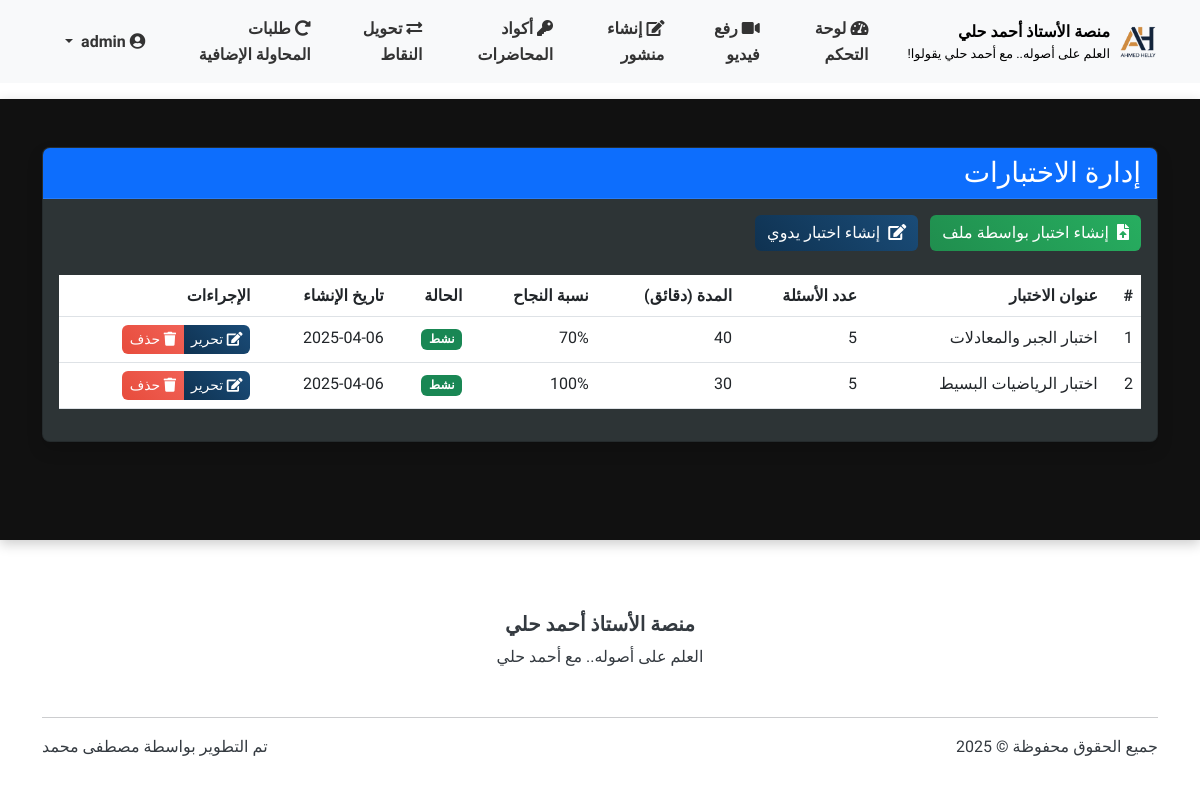
Screenshot of /admin/tests (signed in) with the database file from the repository.
### models.py (models this page shows, shortened)
class User(UserMixin, db.Model):
    __tablename__ = 'users'
    id = db.Column(db.Integer, primary_key=True)
    username = db.Column(db.String(64), unique=True, nullable=False)
    full_name = db.Column(db.String(100), nullable=True)  # الاسم الثلاثي
    email = db.Column(db.String(100), nullable=True)  # البريد الإلكتروني للاستعادة
    phone = db.Column(db.String(20), nullable=True)   # رقم الهاتف للاستعادة
    password_hash = db.Column(db.String(256), nullable=False)
    role = db.Column(db.String(20), nullable=False)  # 'admin' or 'student'
    points = db.Column(db.Integer, default=0)  # نقاط المحفظة
    reset_token = db.Column(db.String(100), nullable=True)  # رمز استعادة كلمة المرور
    reset_token_expiry = db.Column(db.DateTime, nullable=True)  # تاريخ انتهاء صلاحية الرمز
    created_at = db.Column(db.DateTime, default=datetime.utcnow)  # تاريخ إنشاء الحساب
    videos = db.relationship('Video', backref='uploader', lazy='dynamic')
    comments = db.relationship('Comment', backref='author', lazy='dynamic')
    posts = db.relationship('Post', backref='author', lazy='dynamic')
    video_views = db.relationship('VideoView', backref='viewer', lazy='dynamic')
    liked_videos = db.relationship('VideoLike', foreign_keys='VideoLike.user_id', backref='liker', lazy='dynamic')
    def is_admin(self):
        return self.role == 'admin'

class Test(db.Model):
    __tablename__ = 'tests'
    id = db.Column(db.Integer, primary_key=True)
    title = db.Column(db.String(100), nullable=False)
    description = db.Column(db.Text, nullable=True)
    created_by = db.Column(db.Integer, db.ForeignKey('users.id'), nullable=False)
    created_at = db.Column(db.DateTime, default=datetime.utcnow)
    is_active = db.Column(db.Boolean, default=True)
    time_limit_minutes = db.Column(db.Integer, default=30)  # Time limit in minutes
    passing_score = db.Column(db.Integer, default=60)  # Passing score percentage
    max_attempts = db.Column(db.Integer, default=1)  # الحد الأقصى لعدد المحاولات المسموح بها
    access_type = db.Column(db.String(20), default='free')  # free, points, code, both
    points_required = db.Column(db.Integer, default=0)  # النقاط المطلوبة للدخول إلى الاختبار
    access_code = db.Column(db.String(20), nullable=True)  # كود الوصول للاختبار
    questions = db.relationship('TestQuestion', backref='test', lazy='dynamic', cascade='all, delete-orphan')
    attempts = db.relationship('TestAttempt', backref='test', lazy='dynamic')
    creator = db.relationship('User', backref=db.backref('created_tests', lazy='dynamic'))

### routes.py (the view)
@admin_bp.route('/tests')
@login_required
def manage_tests():
    if not current_user.is_admin():
        abort(403)
    tests = Test.query.order_by(Test.created_at.desc()).all()
    return render_template('admin/tests.html', tests=tests)

### main.py (called while the page is built)
    @login_manager.user_loader
    def load_user(user_id):
        return models.User.query.get(int(user_id))

### routes.py (called while the page is built)
@app.context_processor
def inject_now():
    return {'now': datetime.now()}

### templates/admin/tests.html (shortened to what this page needs)
{% extends 'base.html' %}
{% block content %}
<div class="container mt-4">
    <div class="row">
        <div class="col-md-12">
            <div class="card shadow">
                <div class="card-header bg-primary text-white">
                    <h3 class="card-title mb-0">إدارة الاختبارات</h3>
                </div>
                <div class="card-body">
                    <div class="mb-4">
                        <a href="{{ url_for('admin_tests.create_test') }}" class="btn btn-success me-2">
                            <i class="fas fa-file-upload me-1"></i> إنشاء اختبار بواسطة ملف
                        </a>
                        <a href="{{ url_for('admin_tests.create_manual_test') }}" class="btn btn-primary">
                            <i class="fas fa-edit me-1"></i> إنشاء اختبار يدوي
                        </a>
                    </div>
                    {% if tests %}
                        <div class="table-responsive">
                            <table class="table table-hover">
                                <thead>
                                    <tr>
                                        <th>#</th>
                                        <th>عنوان الاختبار</th>
                                        <th>عدد الأسئلة</th>
                                        <th>المدة (دقائق)</th>
                                        <th>نسبة النجاح</th>
                                        <th>الحالة</th>
                                        <th>تاريخ الإنشاء</th>
                                        <th>الإجراءات</th>
                                    </tr>
                                </thead>
                                <tbody>
                                    {% for test in tests %}
                                        <tr>
                                            <td>{{ loop.index }}</td>
                                            <td>{{ test.title }}</td>
                                            <td>{{ test.questions.count() }}</td>
                                            <td>{{ test.time_limit_minutes }}</td>
                                            <td>{{ test.passing_score }}%</td>
                                            <td>
                                                {% if test.is_active %}
                                                    <span class="badge bg-success">نشط</span>
                                                {% else %}
                                                    <span class="badge bg-secondary">غير نشط</span>
                                                {% endif %}
                                            </td>
                                            <td>{{ test.created_at.strftime('%Y-%m-%d') }}</td>
                                            <td>
                                                <div class="btn-group" role="group">
                                                    <a href="{{ url_for('admin_tests.edit_test', test_id=test.id) }}" class="btn btn-sm btn-primary">
                                                        <i class="fas fa-edit"></i> تحرير
                                                    </a>
                                                    <button type="button" class="btn btn-sm btn-danger" data-bs-toggle="modal" data-bs-target="#deleteModal{{ test.id }}">
                                                        <i class="fas fa-trash"></i> حذف
                                                    </button>
                                                </div>
                                            </td>
                                        </tr>
                                    {% endfor %}
                                </tbody>
                            </table>
                        </div>
                    {% else %}
                        <div class="alert alert-info">
                            <i class="fas fa-info-circle"></i>
                            لا توجد اختبارات مضافة بعد. يمكنك إنشاء اختبار جديد باستخدام الزر أعلاه.
                        </div>
                    {% endif %}
                </div>
            </div>
        </div>
    </div>
</div>
{% endblock %}

### templates/base.html (shortened to what this page needs)
<!DOCTYPE html>
<html lang="ar" dir="rtl">
<head>
    <link rel="stylesheet" href="https://cdnjs.cloudflare.com/ajax/libs/font-awesome/5.15.4/css/all.min.css">
    <link rel="stylesheet" href="https://cdn.jsdelivr.net/npm/bootstrap@5.3.0/dist/css/bootstrap.rtl.min.css">
    <link rel="stylesheet" href="{{ url_for('static', filename='css/style.css') }}">
</head>
<body>
    <header>
        <nav class="navbar navbar-expand-lg navbar-light bg-light sticky-top">
            <div class="container">
                <a class="navbar-brand d-flex align-items-center" href="{{ url_for('main.index') }}">
                    <img src="{{ url_for('static', filename='img/ahmed-helly-logo.png') }}" alt="شعار المنصة" height="50">
                    <div class="ms-2 d-flex flex-column">
                        <span style="font-size: 1rem; color: #000; font-weight: bold;">منصة الأستاذ أحمد حلي</span>
                        <small class="d-none d-md-block" style="font-size: 0.8rem; color: #000;">العلم على أصوله.. مع أحمد حلي يقولوا!</small>
                    </div>
                </a>
                <div class="collapse navbar-collapse navbar-custom" id="navbarNav">
                    <ul class="navbar-nav">
                        {% if current_user.is_authenticated %}
                            {% if current_user.role == 'admin' %}
                                <li class="nav-item">
                                    <a class="nav-link {% if request.path.startswith('/admin/dashboard') %}active{% endif %}" href="{{ url_for('admin.dashboard') }}">
                                        <i class="fas fa-tachometer-alt"></i> لوحة التحكم
                                    </a>
                                </li>
                                <li class="nav-item">
                                    <a class="nav-link {% if request.path.startswith('/admin/upload_video') %}active{% endif %}" href="{{ url_for('admin.upload_video') }}">
                                        <i class="fas fa-video"></i> رفع فيديو
                                    </a>
                                </li>
                                <li class="nav-item">
                                    <a class="nav-link {% if request.path.startswith('/admin/create_post') %}active{% endif %}" href="{{ url_for('admin.create_post') }}">
                                        <i class="fas fa-edit"></i> إنشاء منشور
                                    </a>
                                </li>
                                <li class="nav-item">
                                    <a class="nav-link {% if request.path.startswith('/admin/lecture_codes') %}active{% endif %}" href="{{ url_for('admin.lecture_codes') }}">
                                        <i class="fas fa-key"></i> أكواد المحاضرات
                                    </a>
                                </li>
                                <li class="nav-item">
                                    <a class="nav-link {% if request.path.startswith('/admin/transfer_points') %}active{% endif %}" href="{{ url_for('admin.transfer_points') }}">
                                        <i class="fas fa-exchange-alt"></i> تحويل النقاط
                                    </a>
                                </li>
                                <li class="nav-item">
                                    <a class="nav-link {% if request.path.startswith('/admin/retry_requests') %}active{% endif %}" href="{{ url_for('admin_tests.retry_requests') }}">
                                        <i class="fas fa-redo-alt"></i> طلبات المحاولة الإضافية
                                    </a>
                                </li>
                            {% endif %}
                        {% endif %}
                    </ul>
                    {% if current_user.is_authenticated %}
                    <ul class="navbar-nav ms-auto">
                        <li class="nav-item dropdown">
                            <a class="nav-link dropdown-toggle" href="#" id="navbarDropdown" role="button"
                               data-bs-toggle="dropdown" aria-expanded="false">
                                <i class="fas fa-user-circle"></i>
                                {{ current_user.username }}
                            </a>
                        </li>
                    </ul>
                    {% endif %}
                </div>
            </div>
        </nav>
    </header>
    <main class="py-4">
        {% block content %}{% endblock %}
    </main>
    <footer class="bg-white py-4 mt-5">
        <div class="container">
            <div class="row align-items-center">
                <div class="col-md-12 text-center mb-3">
                    <h5 class="fw-bold">منصة الأستاذ أحمد حلي</h5>
                    <p class="mb-3">العلم على أصوله.. مع أحمد حلي</p>
                </div>
            </div>
            <hr>
            <div class="row">
                <div class="col-md-6">
                    <p>جميع الحقوق محفوظة &copy; 2025</p>
                </div>
                <div class="col-md-6 text-md-end">
                    <p>تم التطوير بواسطة <a href="https://www.linkedin.com/in/mstafamohamed/" target="_blank">مصطفى محمد</a></p>
                </div>
            </div>
        </div>
    </footer>
</body>
</html>

### static/css/style.css (style rules this page uses)
:root { --primary-color: #1a4c78; --primary-light: #2c6ca8; --primary-dark: #0f3251; --secondary-color: #27ae60; --secondary-light: #4cc482; --secondary-dark: #208e4e; --accent-color: #e67e22; --accent-light: #f4a261; --accent-dark: #c26620; --danger-color: #e74c3c; --text-light: #f8f9fa; --text-dark: #343a40; --bg-light: #ffffff; --bg-dark: #111111; --bg-card: #2d3436; --bg-card-dark: #222; --header-height: 80px; }
body { direction: rtl; text-align: right; font-family: 'Tajawal', 'Segoe UI', Tahoma, Geneva, Verdana, sans-serif; line-height: 1.6; color: #333; background-color: var(--bg-light); transition: background-color 0.3s ease; display: flex; flex-direction: column; min-height: 100vh; }
main { background-color: var(--bg-dark); color: var(--text-light); border-radius: 0; box-shadow: 0 4px 12px rgba(0,0,0,0.2); padding: 20px 0; flex: 1; }
header, footer { background-color: var(--bg-light); color: var(--text-dark); }
.navbar-custom .nav-link { color: var(--text-dark) !important; margin-right: 15px; padding: 8px 15px; border-radius: 5px; transition: all 0.3s ease; font-weight: bold; }
.card { animation: fadeIn 0.6s ease-out; border-radius: 8px; overflow: hidden; box-shadow: 0 4px 12px rgba(0,0,0,0.1); transition: all 0.3s ease; background-color: var(--bg-card); color: var(--text-light); }
.card .card-header { background-color: var(--bg-card-dark); color: var(--text-light); border-bottom: 1px solid rgba(255,255,255,0.1); }
.btn { transition: all 0.3s ease; border-radius: 6px; font-weight: 500; }
.btn-primary { background: linear-gradient(45deg, var(--primary-dark), var(--primary-color)); border: none; }
.btn-success { background: linear-gradient(45deg, var(--secondary-dark), var(--secondary-color)); border: none; }
.btn-danger { background: linear-gradient(45deg, var(--danger-color), #f16156); border: none; }
footer { background-color: var(--bg-light); color: var(--text-dark); padding: 2rem 0; }
footer a { color: var(--text-dark); text-decoration: none; transition: all 0.3s ease; }
.navbar-brand img { max-height: 40px; }
.navbar-custom .nav-link { font-weight: bold; }

### templates/base.html (style rules this page uses)
body { font-family: 'Tajawal', sans-serif; }
.navbar-custom .nav-link { color: #333 !important; margin-left: 15px; font-weight: bold; }

### rows the page displays
User: username "admin"
Test: title "اختبار الجبر والمعادلات", questions.count "5", time_limit_minutes "40", passing_score "70", is_active "نشط", created_at "2025-04-06"
Test: title "اختبار الرياضيات البسيط", questions.count "5", time_limit_minutes "30", passing_score "100", is_active "نشط", created_at "2025-04-06"
